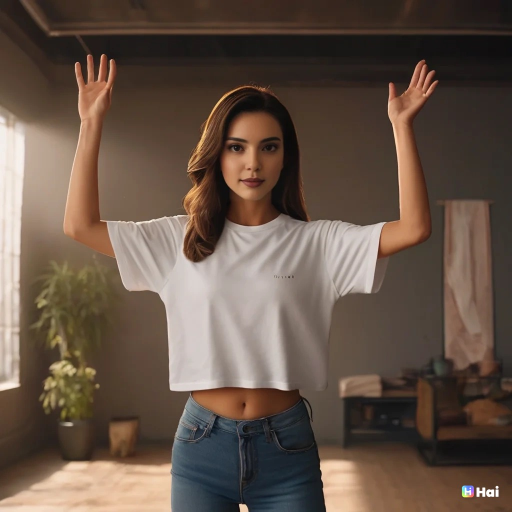
#> input picture configs/inference/ref_images/bella_upper.jpg, 1024 x 1024 px, found by its file name (shown at 1/2 size)
$ jupyter execute --allow-errors rescaler.ipynb
#> lines starting #> are read from the running program, lines starting #| are printed output that depends on the picture
### src/dwpose/__init__.py
# https://github.com/IDEA-Research/DWPose
# Openpose
# Original from CMU https://github.com/CMU-Perceptual-Computing-Lab/openpose
# 2nd Edited by https://github.com/Hzzone/pytorch-openpose
# 3rd Edited by ControlNet
# 4th Edited by ControlNet (added face and correct hands)

import copy
import os

os.environ["KMP_DUPLICATE_LIB_OK"] = "TRUE"
import cv2
import numpy as np
import torch
from controlnet_aux.util import HWC3, resize_image
from PIL import Image

from . import util
from .wholebody import Wholebody


# [16 lines left out: function draw_pose, not called in this run]


class DWposeDetector:
    def __init__(self):
        pass

    def to(self, device):
        self.pose_estimation = Wholebody(device)
        return self

    # [14 lines left out: function cal_height, not called in this run]

    def __call__(
        self,
        input_image,
        detect_resolution=512,
        image_resolution=512,
        output_type="pil",
        face=True,
        **kwargs,
    ):
        input_image = cv2.cvtColor(
            np.array(input_image, dtype=np.uint8), cv2.COLOR_RGB2BGR
        )
        face=False
        input_image = HWC3(input_image)
        # input_image = resize_image(input_image, detect_resolution)
        H, W, C = input_image.shape
        with torch.no_grad():
            candidate, subset = self.pose_estimation(input_image)
            nums, keys, locs = candidate.shape
            candidate[..., 0] /= float(W)
            candidate[..., 1] /= float(H)
            score = subset[:, :18]
            max_ind = np.mean(score, axis=-1).argmax(axis=0)
            score = score[[max_ind]]
            body = candidate[:, :18].copy()
            body = body[[max_ind]]
            nums = 1
            body = body.reshape(nums * 18, locs)
            body_score = copy.deepcopy(score)
            for i in range(len(score)):
                for j in range(len(score[i])):
                    if score[i][j] > 0.3:
                        score[i][j] = int(18 * i + j)
                    else:
                        score[i][j] = -1

            un_visible = subset < 0.3
            candidate[un_visible] = -1

            foot = candidate[:, 18:24]

            faces = candidate[[max_ind], 24:92]

            hands = candidate[[max_ind], 92:113]
            hands = np.vstack([hands, candidate[[max_ind], 113:]])

            bodies = dict(candidate=body, subset=score)
            pose = dict(bodies=bodies, hands=hands, faces=faces)


            detected_map = draw_pose(pose, H, W, face)
            detected_map = HWC3(detected_map)

            # img = resize_image(input_image, image_resolution)
            # H, W, C = img.shape

            detected_map = cv2.resize(
                detected_map, (W, H), interpolation=cv2.INTER_LINEAR
            )


            if output_type == "pil":
                detected_map = Image.fromarray(detected_map)

            if output_type== "key_points":
                detected_map = Image.fromarray(detected_map)
                return detected_map, body_score, pose

            return detected_map, body_score

### src/utils/util.py
import importlib
import os
import os.path as osp
import shutil
import sys
from pathlib import Path

import av
import numpy as np
import torch
import torchvision
from einops import rearrange
from PIL import Image


# [113 lines left out: functions seed_everything, import_filename, delete_additional_ckpt, save_videos_from_pil, save_videos_grid, read_frames and 1 more, not called in this run]

### tools/rescaler.ipynb
[cell 1]
import cv2
import numpy as np

import sys
sys.path.append('/cephfs/SZ-AI/usr/liuchenyu/HaiLook/Moore-AnimateAnyone')
sys.path.append('/cephfs/SZ-AI/usr/liuchenyu/HaiLook/Moore-AnimateAnyone/tools')

from src.utils.util import get_fps, read_frames, save_videos_from_pil

from src.dwpose import DWposeDetector, draw_pose
from controlnet_aux.util import HWC3, resize_image
from PIL import Image
import matplotlib.pyplot as plt
from openpose_rescaler import draw, rescale_skeleton, crop_and_resize
from src.dataset.dance_video_aug import HumanDanceVideoAugDataset
import openpose_rescaler
import importlib
from tqdm import tqdm

[cell 2]
# Load a dwpose detector
detector = DWposeDetector()
#> (the rest of this cell did not finish here and is left out)

[cell 3]
# Load Image
ref_image_file = '/cephfs/SZ-AI/usr/liuchenyu/HaiLook/Moore-AnimateAnyone/configs/inference/ref_images/bella_upper.jpg'

H = 512
W = 512

ref_image = cv2.resize(np.array(Image.open(ref_image_file)), (H,W))
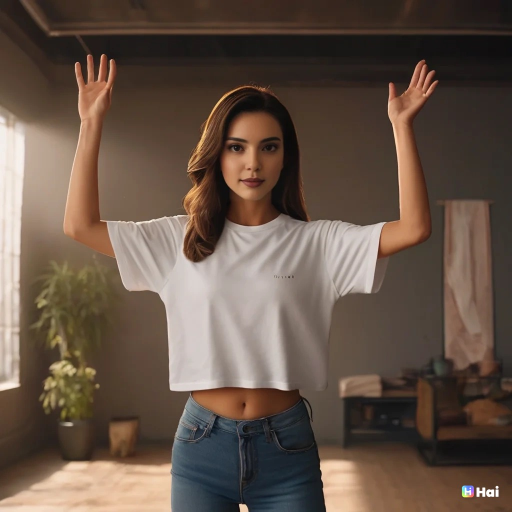
#> ref_image: shape (512, 512, 3); mean R, G, B 101.3, 83.9, 71.7

#> (the rest of this cell did not finish here and is left out)

#> in __call__, `input_image = cv2.cvtColor( np.array(input_image, dtype=np.uint8), cv2..`:
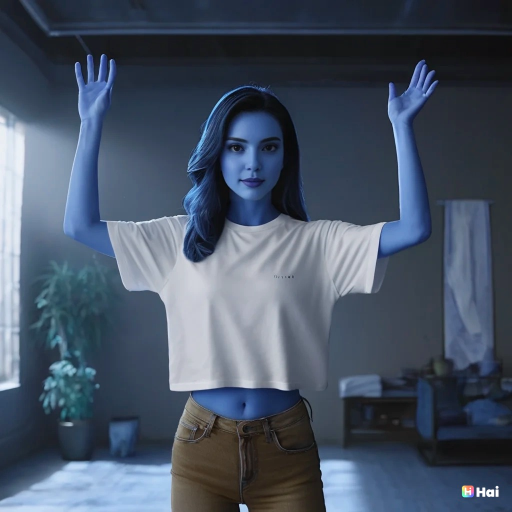
#> input_image: shape (512, 512, 3); mean R, G, B 71.7, 83.9, 101.3
score = np.mean(score, axis=-1)

#> (a cell that did not finish here is left out)

[cell 5]
fig, axs = plt.subplots(1, 2, figsize=(15, 8))
axs[0].imshow(ref_image)
#> (the rest of this cell did not finish here and is left out)

[cell 6]
# Load video
video_file = '/cephfs/SZ-AI/usr/liuchenyu/HaiLook/TikTok_dataset/TikTok_vid/00050.mp4'

#> (the rest of this cell did not finish here and is left out)

[cell 7]
driving_pose = []
scores = []
vid_key_points = []

#> (the rest of this cell did not finish here and is left out)

[cell 8]
importlib.reload(openpose_rescaler)
from openpose_rescaler import draw, rescale_skeleton, crop_and_resize

[cell 9]
idx = 122
#> (the rest of this cell did not finish here and is left out)

[cell 10]
# [15 lines of commented-out code are left out]

[cell 11]
#videos
processed_pose_vid = []
#> (the rest of this cell did not finish here and is left out)

#> (a cell that did not finish here is left out)

#> (a cell that did not finish here is left out)

[cell 14]
name = "wop_skeleton_rescale_freezeRef"

out_path = '/cephfs/SZ-AI/usr/liuchenyu/HaiLook/Moore-AnimateAnyone/output/exps/' + name + '.mp4'

#> (the rest of this cell did not finish here and is left out)


[cell 15]
name = "wop_skeleton"

out_path = '/cephfs/SZ-AI/usr/liuchenyu/HaiLook/Moore-AnimateAnyone/output/exps/' + name + '.mp4'

#> (the rest of this cell did not finish here and is left out)

$ run again, with configs/inference/ref_images/20240123-164205.jpg copied over configs/inference/ref_images/bella_upper.jpg
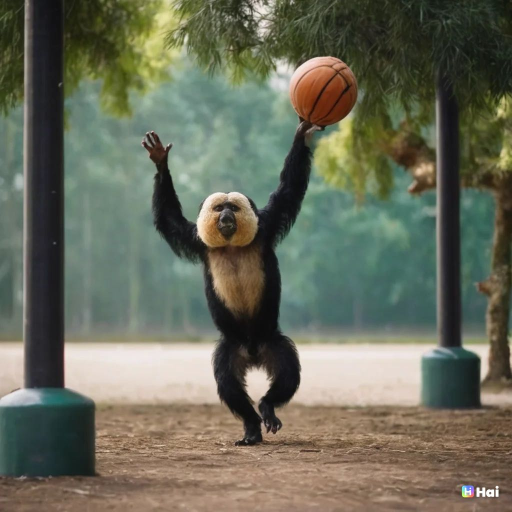
#> input picture configs/inference/ref_images/20240123-164205.jpg, 1024 x 1024 px, found by its file name (shown at 1/2 size)
#> `ref_image = cv2.resize(np.array(Image.open(ref_image_file)), (H,W))`:
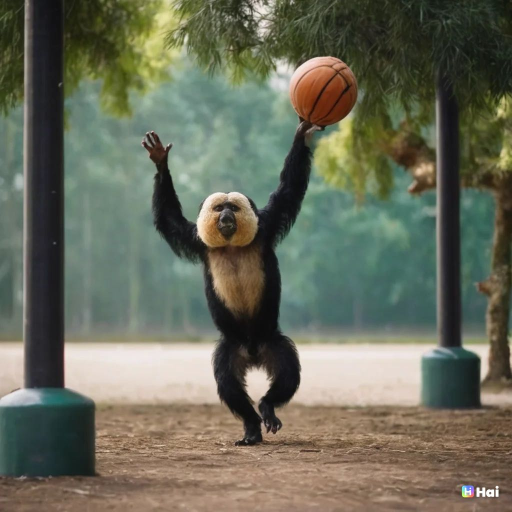
#> ref_image: shape (512, 512, 3); mean R, G, B 104.7, 107, 90
#> in __call__, `input_image = cv2.cvtColor( np.array(input_image, dtype=np.uint8), cv2..`:
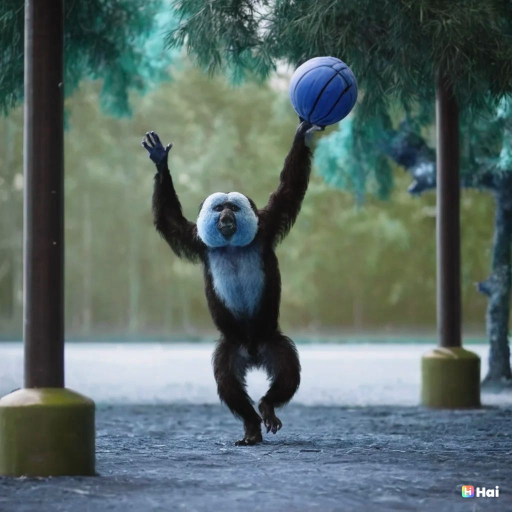
#> input_image: shape (512, 512, 3); mean R, G, B 90, 107, 104.7
